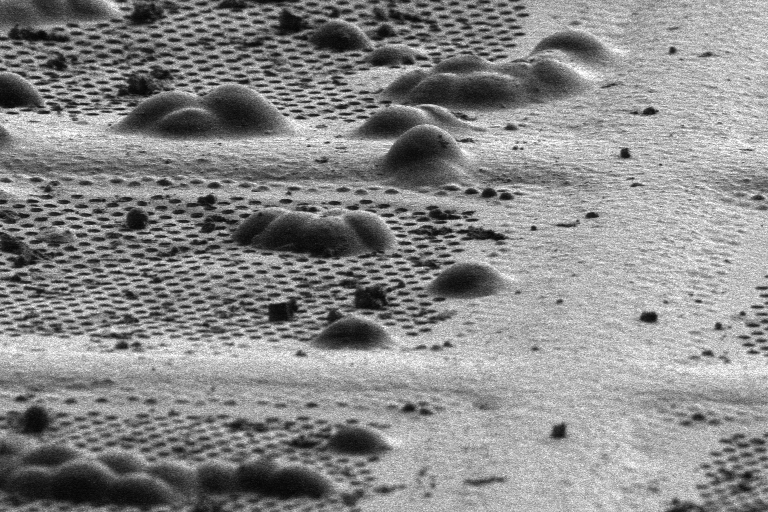
#> input picture DummyImages/testimage1.tif, 768 x 512 px
$ python processSEM_16bit.py -indir ../DummyImages -outdir out
#> lines starting #> are read from the running program, lines starting #| are printed output that depends on the picture
'''
################################################################
#                         SerialFIB                            #
#                                                              #
#            Sven Klumpe, Sara Goetz, Herman Fung              #
#                                                              #
#                  Julia Mahamid, Jürgen Plitzko               #
#                                                              #
#             Max-Planck-Institute for Biochemistry            #
#                    Martinsried, Germany                      #
#                                                              #
#             European Molecular Biology Laboratory            #
#                    Heidelberg, Germany                       #
#                                                              #
#                                                              #
#                                                              #
#          if you use SerialFIB in your work, please cite:     #
#                   DOI:                                       #
#                                                              #
#                                                              #
#          SerialFIB: A Developer’s Tool for Automated         #
#                 cryo-FIB Customized Workflows                #
#                                                              #
#     with bug reports, suggestions, etc. please contact:      #
#                   klumpe@biochem.mpg.de                      #
################################################################
'''

import numpy as np
import pywt as pywt
import skimage as ski
import cv2 as cv2
import os
import skimage.morphology
import skimage.filters
import argparse

parser = argparse.ArgumentParser(description='Analysis for raw images from SAV data.')
parser.add_argument('-indir', metavar='--input_directory', type=str, nargs='+',
                    help='Input Directory with Raw Images',required=True)
parser.add_argument('-outdir', metavar='--output_directory', type=str, nargs='+',
                    help='Output Directory',required=True)
parser.add_argument('-l', metavar='--level', type=int, default=['8'], nargs='+',
                    help='Level of wavelet decomposition. Default is 8.',required=False)
parser.add_argument('-s', metavar='--sigma', type=int, default=['6'], nargs='+',
                    help='Sigma of gaussian for stripe dampening in wavelet decomposition. Default is 6.',required=False)
parser.add_argument('-wname', metavar='--wavelet_name', type=str, default=['coif3'], nargs='+',
                    help='Wavelet for decomposition. Default is coif3.',required=False)
parser.add_argument('-sb', metavar='--sigma_blur', type=int, default=['35'], nargs='+',
                    help='Sigma for blurred image to compensate charging. Default 35.',required=False)
parser.add_argument('-offset', metavar='--offset_blur', type=int, default=['100'], nargs='+',
                    help='Offset for blurred image mask. Default 100.',required=False)
parser.add_argument('-iter', metavar='--iterations_erosion', type=int, default=['3'], nargs='+',
                    help='Number of iterations of image erosion for charge compensation. Default 3.',required=False)


args = parser.parse_args()
#print(args.indir)

def removeStripesVertical(image,level,wname,sigma):
    coeffs2=pywt.wavedec2(image,wname,level=level)
    new_coeffs=[coeffs2[0]]
    for i in range(1,len(coeffs2)):
        Ch,Cv,Cd = coeffs2[i]
        fCv=np.fft.fft(Cv,axis=0)
        fCv2=np.fft.fftshift(fCv,axes=[0])
        [my,mx]=np.shape(fCv2)
        gauss1d = 1 - np.exp(-np.arange(-my // 2, my // 2)**2 / (2 * sigma**2))
        fCv3 = fCv2 * gauss1d[:, np.newaxis]
        Cv2=np.fft.ifftshift(fCv3, axes=[0])
        Cv3=np.fft.ifft(Cv2, axis=0)
        new_coeffs.append((Ch,Cv3.real,Cd))
    image2=pywt.waverec2(new_coeffs,wname)
    return(image2)


input_dir=args.indir[0]
output_dir=args.outdir[0]
level=int(args.l[0])
sigma=float(args.s[0])
wname=str(args.wname[0])
offset=float(args.offset[0])
sigma_blur=int(args.sb[0])
iter_erosions=int(args.iter[0])

try:
    os.mkdir(output_dir)
except:
    print("Directory already exists.")
for i in sorted(os.listdir(input_dir)):
    print(i)
    image=cv2.imread(input_dir+'/'+str(i),cv2.IMREAD_ANYDEPTH)
#> image is the input picture: shape (512, 768); min 4, max 255, mean 136.7
    #grayImage = cv2.cvtColor(image, cv2.COLOR_BGR2GRAY)
    rimage=removeStripesVertical(image,level,wname,sigma)
#> in removeStripesVertical, `coeffs2=pywt.wavedec2(image,wname,level=level)`: coeffs2 = 9 items
#> the loop in removeStripesVertical, `for i in range(1,len(coeffs2)):` made 8 passes
#> (my, mx) on passes 1 to 8: (18, 19), (20, 22), (24, 28), (32, 40), (47, 63), (78, 110), (140, 204), (264, 392)
#> pass 2, in removeStripesVertical, `Ch,Cv,Cd = coeffs2[i]`:
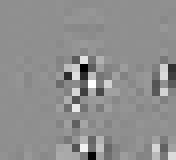
#> Cd: shape (20, 22) float64 (shown 8 times larger); min -1690, max 1304.9, mean -6.9; drawn with min black and max white
#> pass 3, in removeStripesVertical, `Ch,Cv,Cd = coeffs2[i]`:
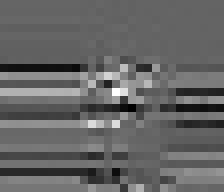
#> Ch: shape (24, 28) float64 (shown 8 times larger); min -2097.5, max 3232.5, mean 31.8; drawn with min black and max white
#> after the loop in removeStripesVertical, `for i in range(1,len(coeffs2)):`:
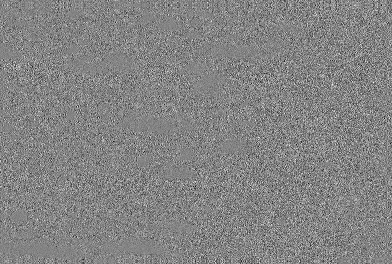
#> Cv: shape (264, 392) float64; min -58.45, max 54.4, mean 0; drawn with min black and max white
#> in removeStripesVertical, `image2=pywt.waverec2(new_coeffs,wname)`:
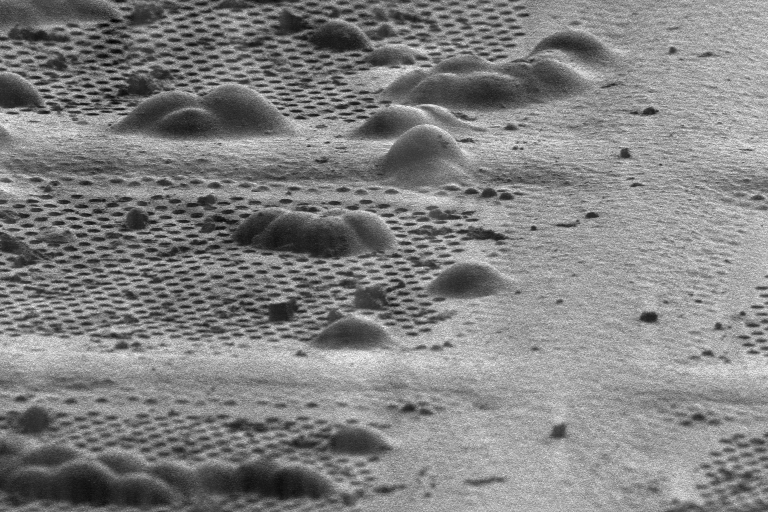
#> image2: shape (512, 768) float64; min -22.19, max 287.3, mean 135.7; drawn with min black and max white
    rimage_trim=rimage
    gaussian_blurred=ski.filters.gaussian(rimage_trim,sigma_blur)
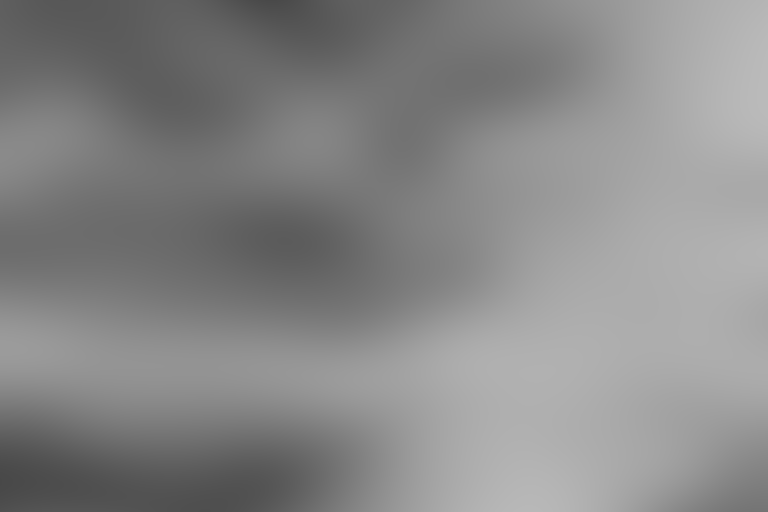
#> gaussian_blurred: shape (512, 768) float64; min 72.83, max 186.9, mean 135.9

    dilated2=gaussian_blurred-offset*255
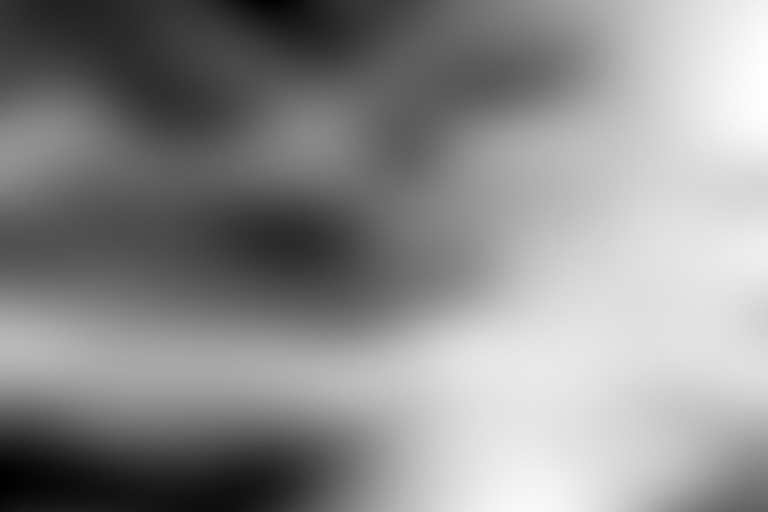
#> dilated2: shape (512, 768) float64; min -25427.2, max -25313.1, mean -25364.1; drawn with min black and max white

    erosions=[]
    erosions.append(dilated2)
    for j in range(1,iter_erosions):
        dilated3=ski.morphology.erosion(erosions[-1])
        erosions.append(dilated3)
#> after the loop, erosions = 3 items


    image2=rimage_trim-erosions[-1].astype(float)
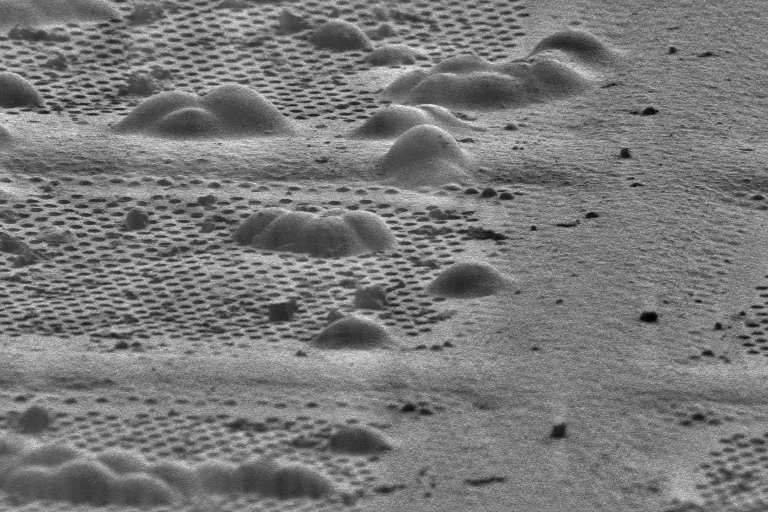
#> image2: shape (512, 768) float64; min 25343.3, max 25672.7, mean 25500.4; drawn with min black and max white

    print(output_dir+'/out_'+str(i))
    cv2.imwrite(output_dir+'/out_'+str(i), image2.astype(np.uint16))
#> pass 2 of the loop `for i in sorted(os.listdir(input_dir)):`:
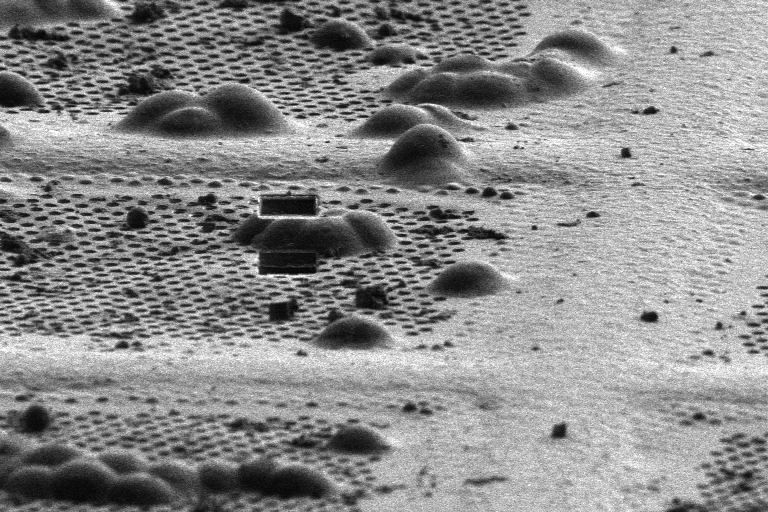
#> input picture DummyImages/testimage2.tif, 768 x 512 px
#> image is the input picture: shape (512, 768); min 4, max 255, mean 139.6
#> the loop in removeStripesVertical (call 2), `for i in range(1,len(coeffs2)):` made 8 passes
#> after the loop in removeStripesVertical (call 2), `for i in range(1,len(coeffs2)):`:
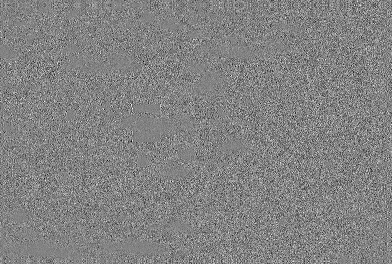
#> Cv: shape (264, 392) float64; min -58.94, max 55.91, mean 0; drawn with min black and max white
#> `image2=rimage_trim-erosions[-1].astype(float)`:
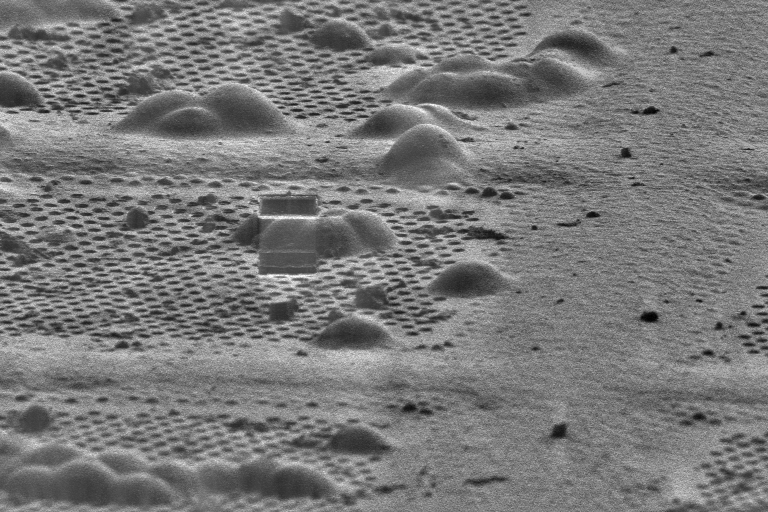
#> image2: shape (512, 768) float64; min 25340, max 25676.6, mean 25500.4; drawn with min black and max white
